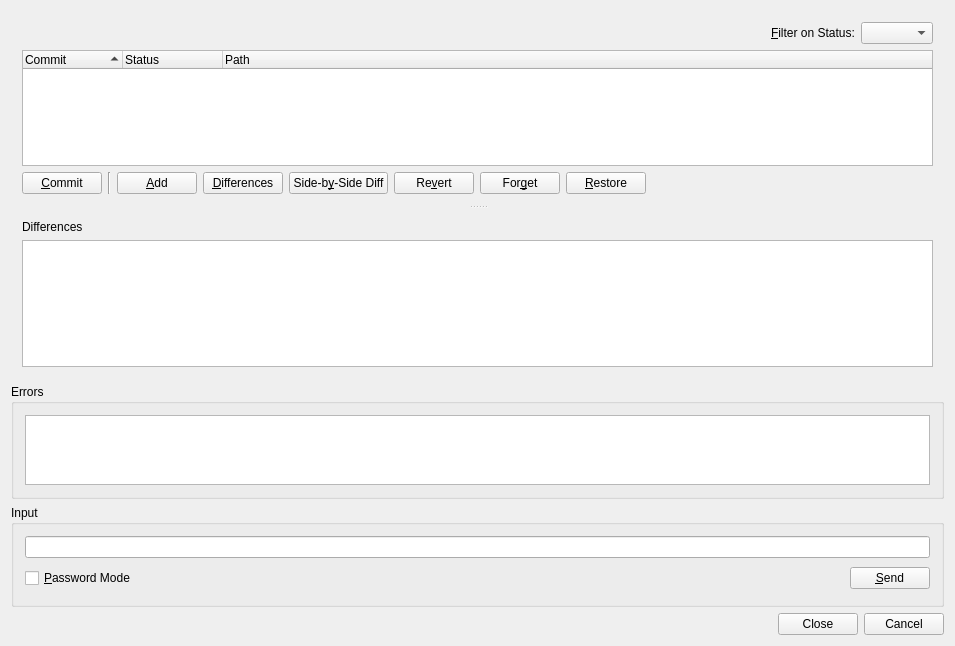
<?xml version="1.0" encoding="UTF-8"?>
<ui version="4.0">
 <class>HgStatusDialog</class>
 <widget class="QWidget" name="HgStatusDialog">
  <property name="geometry">
   <rect>
    <x>0</x>
    <y>0</y>
    <width>955</width>
    <height>646</height>
   </rect>
  </property>
  <property name="windowTitle">
   <string>Mercurial Status</string>
  </property>
  <property name="whatsThis">
   <string>&lt;b&gt;Mercurial Status&lt;/b&gt;
&lt;p&gt;This dialog shows the status of the selected file or project.&lt;/p&gt;</string>
  </property>
  <layout class="QVBoxLayout" name="verticalLayout_3">
   <item>
    <widget class="QSplitter" name="diffSplitter">
     <property name="orientation">
      <enum>Qt::Vertical</enum>
     </property>
     <widget class="QWidget" name="">
      <layout class="QVBoxLayout" name="verticalLayout">
       <item>
        <layout class="QHBoxLayout" name="horizontalLayout_2">
         <item>
          <spacer name="horizontalSpacer_2">
           <property name="orientation">
            <enum>Qt::Horizontal</enum>
           </property>
           <property name="sizeHint" stdset="0">
            <size>
             <width>40</width>
             <height>20</height>
            </size>
           </property>
          </spacer>
         </item>
         <item>
          <widget class="QLabel" name="label">
           <property name="text">
            <string>&amp;Filter on Status:</string>
           </property>
           <property name="buddy">
            <cstring>statusFilterCombo</cstring>
           </property>
          </widget>
         </item>
         <item>
          <widget class="QComboBox" name="statusFilterCombo">
           <property name="toolTip">
            <string>Select the status of entries to be shown</string>
           </property>
           <property name="sizeAdjustPolicy">
            <enum>QComboBox::AdjustToContents</enum>
           </property>
          </widget>
         </item>
        </layout>
       </item>
       <item>
        <widget class="QTreeWidget" name="statusList">
         <property name="sizePolicy">
          <sizepolicy hsizetype="Expanding" vsizetype="Expanding">
           <horstretch>0</horstretch>
           <verstretch>3</verstretch>
          </sizepolicy>
         </property>
         <property name="alternatingRowColors">
          <bool>true</bool>
         </property>
         <property name="selectionMode">
          <enum>QAbstractItemView::ExtendedSelection</enum>
         </property>
         <property name="rootIsDecorated">
          <bool>false</bool>
         </property>
         <property name="sortingEnabled">
          <bool>true</bool>
         </property>
         <column>
          <property name="text">
           <string>Commit</string>
          </property>
         </column>
         <column>
          <property name="text">
           <string>Status</string>
          </property>
         </column>
         <column>
          <property name="text">
           <string>Path</string>
          </property>
         </column>
        </widget>
       </item>
       <item>
        <layout class="QHBoxLayout" name="horizontalLayout">
         <item>
          <widget class="QPushButton" name="commitButton">
           <property name="toolTip">
            <string>Commit the selected changes</string>
           </property>
           <property name="text">
            <string>&amp;Commit</string>
           </property>
          </widget>
         </item>
         <item>
          <widget class="Line" name="buttonsLine">
           <property name="orientation">
            <enum>Qt::Vertical</enum>
           </property>
          </widget>
         </item>
         <item>
          <widget class="QPushButton" name="addButton">
           <property name="toolTip">
            <string>Add the selected entries to the repository</string>
           </property>
           <property name="text">
            <string>&amp;Add</string>
           </property>
          </widget>
         </item>
         <item>
          <widget class="QPushButton" name="diffButton">
           <property name="toolTip">
            <string>Show differences of the selected entries to the repository</string>
           </property>
           <property name="text">
            <string>&amp;Differences</string>
           </property>
          </widget>
         </item>
         <item>
          <widget class="QPushButton" name="sbsDiffButton">
           <property name="toolTip">
            <string>Show differences of the selected entry to the repository in a side-by-side manner</string>
           </property>
           <property name="text">
            <string>Side-b&amp;y-Side Diff</string>
           </property>
          </widget>
         </item>
         <item>
          <widget class="QPushButton" name="revertButton">
           <property name="toolTip">
            <string>Revert the selected entries to the last revision in the repository</string>
           </property>
           <property name="text">
            <string>Re&amp;vert</string>
           </property>
          </widget>
         </item>
         <item>
          <widget class="QPushButton" name="forgetButton">
           <property name="toolTip">
            <string>Forget about the selected missing entries</string>
           </property>
           <property name="text">
            <string>For&amp;get</string>
           </property>
          </widget>
         </item>
         <item>
          <widget class="QPushButton" name="restoreButton">
           <property name="toolTip">
            <string>Restore the selected missing entries from the repository</string>
           </property>
           <property name="text">
            <string>&amp;Restore</string>
           </property>
          </widget>
         </item>
         <item>
          <spacer name="horizontalSpacer">
           <property name="orientation">
            <enum>Qt::Horizontal</enum>
           </property>
           <property name="sizeHint" stdset="0">
            <size>
             <width>40</width>
             <height>20</height>
            </size>
           </property>
          </spacer>
         </item>
        </layout>
       </item>
      </layout>
     </widget>
     <widget class="QWidget" name="layoutWidget">
      <layout class="QVBoxLayout" name="verticalLayout_2">
       <item>
        <widget class="QLabel" name="label_2">
         <property name="text">
          <string>Differences</string>
         </property>
        </widget>
       </item>
       <item>
        <widget class="QTextEdit" name="diffEdit">
         <property name="sizePolicy">
          <sizepolicy hsizetype="Expanding" vsizetype="Expanding">
           <horstretch>0</horstretch>
           <verstretch>1</verstretch>
          </sizepolicy>
         </property>
         <property name="tabChangesFocus">
          <bool>true</bool>
         </property>
         <property name="lineWrapMode">
          <enum>QTextEdit::NoWrap</enum>
         </property>
         <property name="readOnly">
          <bool>true</bool>
         </property>
         <property name="acceptRichText">
          <bool>false</bool>
         </property>
        </widget>
       </item>
      </layout>
     </widget>
    </widget>
   </item>
   <item>
    <widget class="QGroupBox" name="errorGroup">
     <property name="sizePolicy">
      <sizepolicy hsizetype="Preferred" vsizetype="Expanding">
       <horstretch>0</horstretch>
       <verstretch>1</verstretch>
      </sizepolicy>
     </property>
     <property name="title">
      <string>Errors</string>
     </property>
     <layout class="QVBoxLayout">
      <item>
       <widget class="QTextEdit" name="errors">
        <property name="readOnly">
         <bool>true</bool>
        </property>
        <property name="acceptRichText">
         <bool>false</bool>
        </property>
       </widget>
      </item>
     </layout>
    </widget>
   </item>
   <item>
    <widget class="QGroupBox" name="inputGroup">
     <property name="title">
      <string>Input</string>
     </property>
     <layout class="QGridLayout">
      <item row="1" column="1">
       <spacer>
        <property name="orientation">
         <enum>Qt::Horizontal</enum>
        </property>
        <property name="sizeType">
         <enum>QSizePolicy::Expanding</enum>
        </property>
        <property name="sizeHint" stdset="0">
         <size>
          <width>327</width>
          <height>29</height>
         </size>
        </property>
       </spacer>
      </item>
      <item row="1" column="2">
       <widget class="QPushButton" name="sendButton">
        <property name="toolTip">
         <string>Press to send the input to the hg process</string>
        </property>
        <property name="text">
         <string>&amp;Send</string>
        </property>
        <property name="shortcut">
         <string>Alt+S</string>
        </property>
       </widget>
      </item>
      <item row="0" column="0" colspan="3">
       <widget class="QLineEdit" name="input">
        <property name="toolTip">
         <string>Enter data to be sent to the hg process</string>
        </property>
       </widget>
      </item>
      <item row="1" column="0">
       <widget class="QCheckBox" name="passwordCheckBox">
        <property name="toolTip">
         <string>Select to switch the input field to password mode</string>
        </property>
        <property name="text">
         <string>&amp;Password Mode</string>
        </property>
        <property name="shortcut">
         <string>Alt+P</string>
        </property>
       </widget>
      </item>
     </layout>
    </widget>
   </item>
   <item>
    <widget class="QDialogButtonBox" name="buttonBox">
     <property name="orientation">
      <enum>Qt::Horizontal</enum>
     </property>
     <property name="standardButtons">
      <set>QDialogButtonBox::Cancel|QDialogButtonBox::Close</set>
     </property>
    </widget>
   </item>
  </layout>
 </widget>
 <layoutdefault spacing="6" margin="11"/>
 <pixmapfunction>qPixmapFromMimeSource</pixmapfunction>
 <tabstops>
  <tabstop>statusFilterCombo</tabstop>
  <tabstop>statusList</tabstop>
  <tabstop>commitButton</tabstop>
  <tabstop>addButton</tabstop>
  <tabstop>diffButton</tabstop>
  <tabstop>sbsDiffButton</tabstop>
  <tabstop>revertButton</tabstop>
  <tabstop>forgetButton</tabstop>
  <tabstop>restoreButton</tabstop>
  <tabstop>diffEdit</tabstop>
  <tabstop>errors</tabstop>
  <tabstop>input</tabstop>
  <tabstop>passwordCheckBox</tabstop>
  <tabstop>sendButton</tabstop>
 </tabstops>
 <resources/>
 <connections/>
</ui>
